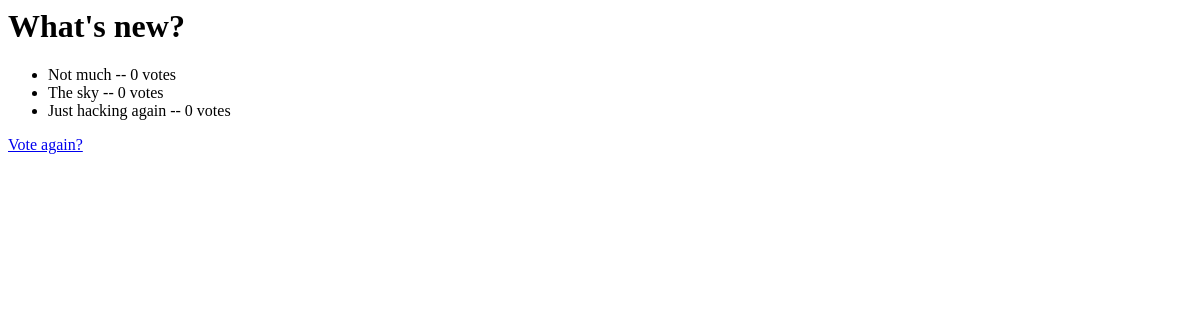
/polls/1/results/, run on an earlier commit of the app's database.
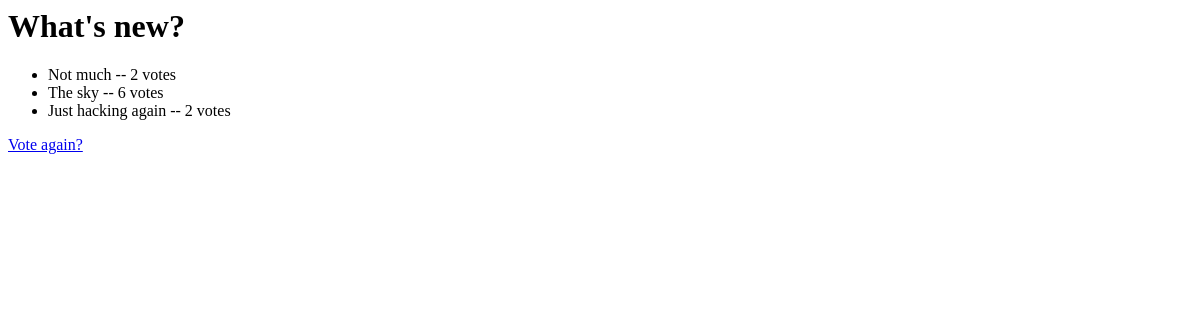
And on a later commit of the database.
### polls/models.py (models this page shows, shortened)
class Question(models.Model):
    question_text = models.CharField(max_length=200)
    pub_date = models.DateTimeField('date published')
    def was_published_recently(self):
        now = timezone.now()
        return now - datetime.timedelta(days=1) <= self.pub_date <= now
    was_published_recently.admin_order_field = 'pub_date'
    was_published_recently.boolean = True
    was_published_recently.short_description = 'Published recently?'

class Choice(models.Model):
    question = models.ForeignKey(Question, on_delete=models.CASCADE)
    choice_text = models.CharField(max_length=200)
    votes = models.IntegerField(default=0)

### polls/views.py (the view)
# urls.py: path('<int:pk>/results/', views.ResultsView.as_view(), name='results'),
class ResultsView(generic.DetailView):
    model = Question
    template_name = 'polls/results.html'

### polls/templates/polls/results.html (shortened to what this page needs)
<h1>{{ question.question_text }}</h1>
<ul>
    {% for choice in question.choice_set.all %}
        <li>
            {{ choice.choice_text }} -- {{ choice.votes }} vote{{ choice.votes|pluralize }}
        </li>
    {% endfor %}
</ul>
<a href={% url 'polls:detail' question.id %}>
    Vote again?

What changed in the data, as far as the page shows it:
changed Choice "Not much": votes "0" → "2"
changed Choice "The sky": votes "0" → "6"
changed Choice "Just hacking again": votes "0" → "2"
